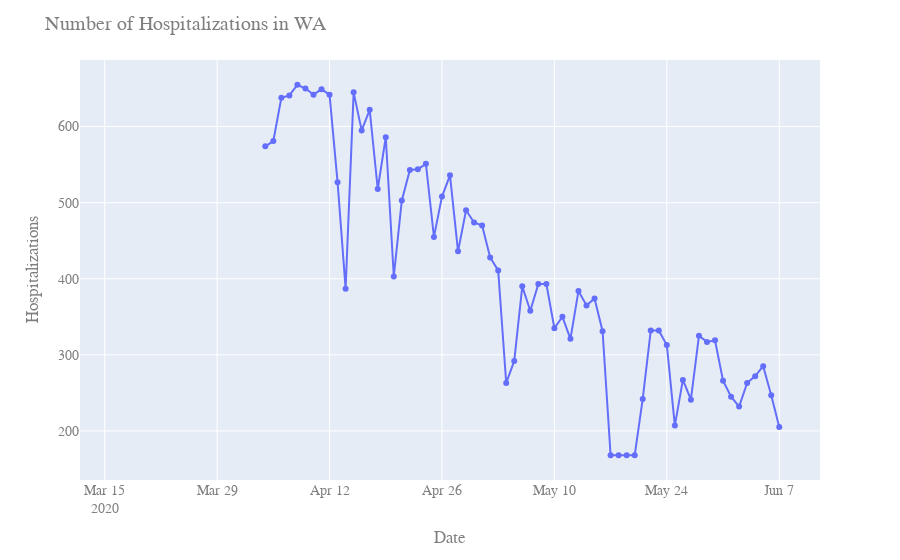

Here is the notebook cell this chart was saved with:
### Code cell
state = 'WA'
fig = px.line(df1, x=df1.columns.values, y=df1.loc[state, :])
fig.update_layout(
    title="Number of Hospitalizations in {}".format(state),
    xaxis_title="Date",
    yaxis_title="Hospitalizations",
    font=dict(
        family="Courier New, monospace",
        size=14,
        color="#7f7f7f"
    ))
fig.update_traces(mode="markers+lines", hovertemplate=None)
fig.update_layout(hovermode="x")
fig.show()

### Figure 1 — Plotly figure (JSON) as saved in the notebook; plotly's stock layout.template omitted (floating-point values rounded to 4 significant figures)
{"data": [{"legendgroup": "", "line": {"color": "#636efa", "dash": "solid"}, "mode": "markers+lines", "name": "", "showlegend": false, "type": "scatter", "x": ["2020-03-17T00:00:00", "2020-03-18T00:00:00", "2020-03-19T00:00:00", "2020-03-20T00:00:00", "2020-03-21T00:00:00", "2020-03-22T00:00:00", "2020-03-23T00:00:00", "2020-03-24T00:00:00", "2020-03-25T00:00:00", "2020-03-26T00:00:00", "2020-03-27T00:00:00", "2020-03-28T00:00:00", "2020-03-29T00:00:00", "2020-03-30T00:00:00", "2020-03-31T00:00:00", "2020-04-01T00:00:00", "2020-04-02T00:00:00", "2020-04-03T00:00:00", "2020-04-04T00:00:00", "2020-04-05T00:00:00", "2020-04-06T00:00:00", "2020-04-07T00:00:00", "2020-04-08T00:00:00", "2020-04-09T00:00:00", "2020-04-10T00:00:00", "2020-04-11T00:00:00", "2020-04-12T00:00:00", "2020-04-13T00:00:00", "2020-04-14T00:00:00", "2020-04-15T00:00:00", "2020-04-16T00:00:00", "2020-04-17T00:00:00", "2020-04-18T00:00:00", "2020-04-19T00:00:00", "2020-04-20T00:00:00", "2020-04-21T00:00:00", "2020-04-22T00:00:00", "2020-04-23T00:00:00", "2020-04-24T00:00:00", "2020-04-25T00:00:00", "2020-04-26T00:00:00", "2020-04-27T00:00:00", "2020-04-28T00:00:00", "2020-04-29T00:00:00", "2020-04-30T00:00:00", "2020-05-01T00:00:00", "2020-05-02T00:00:00", "2020-05-03T00:00:00", "2020-05-04T00:00:00", "2020-05-05T00:00:00", "2020-05-06T00:00:00", "2020-05-07T00:00:00", "2020-05-08T00:00:00", "2020-05-09T00:00:00", "2020-05-10T00:00:00", "2020-05-11T00:00:00", "2020-05-12T00:00:00", "2020-05-13T00:00:00", "2020-05-14T00:00:00", "2020-05-15T00:00:00", "2020-05-16T00:00:00", "2020-05-17T00:00:00", "2020-05-18T00:00:00", "2020-05-19T00:00:00", "2020-05-20T00:00:00", "2020-05-21T00:00:00", "2020-05-22T00:00:00", "2020-05-23T00:00:00", "2020-05-24T00:00:00", "2020-05-25T00:00:00", "2020-05-26T00:00:00", "2020-05-27T00:00:00", "2020-05-28T00:00:00", "2020-05-29T00:00:00", "2020-05-30T00:00:00", "2020-05-31T00:00:00", "2020-06-01T00:00:00", "2020-06-02T00:00:00", "2020-06-03T00:00:00", "2020-06-04T00:00:00", "2020-06-05T00:00:00", "2020-06-06T00:00:00", "2020-06-07T00:00:00"], "xaxis": "x", "y": [null, null, null, null, null, null, null, null, null, null, null, null, null, null, null, null, null, null, 574, 581, 638, 641, 655, 650, 642, 649, 642, 527, 387, 645, 595, 622, 518, 586, 403, 503, 543, 544, 551, 455, 508, 536, 436, 490, 474, 470, 428, 411, 263, 292, 390, 358, 393, 393, 335, 350, 321, 384, 365, 374, 331, 168, 168, 168, 168, 242, 332, 332, 313, 207, 267, 241, 325, 317, 319, 266, 245, 232, 263, 272, 285, 247, 205], "yaxis": "y"}], "layout": {"autosize": true, "font": {"color": "#7f7f7f", "family": "Courier New, monospace", "size": 14}, "hovermode": "x", "legend": {"tracegroupgap": 0}, "margin": {"t": 60}, "title": {"text": "Number of Hospitalizations in WA"}, "xaxis": {"anchor": "y", "autorange": true, "domain": [0, 1], "range": ["2020-03-12 03:06:57.6796", "2020-06-11 20:53:02.3204"], "title": {"text": "Date"}, "type": "date"}, "yaxis": {"anchor": "x", "autorange": true, "domain": [0, 1], "range": [133.5, 689.5], "title": {"text": "Hospitalizations"}, "type": "linear"}}}
